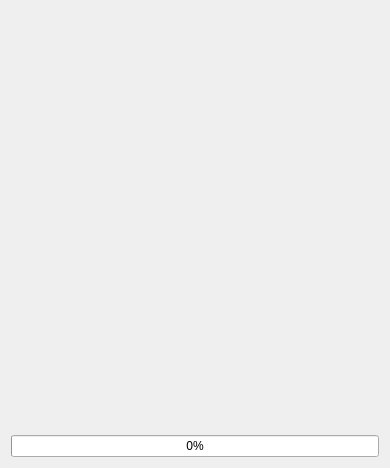
<?xml version="1.0" encoding="UTF-8"?>
<ui version="4.0">
 <class>LoadingDialog</class>
 <widget class="QDialog" name="LoadingDialog">
  <property name="geometry">
   <rect>
    <x>0</x>
    <y>0</y>
    <width>390</width>
    <height>468</height>
   </rect>
  </property>
  <property name="windowTitle">
   <string>Dialog</string>
  </property>
  <layout class="QGridLayout" name="gridLayout">
   <item row="0" column="0">
    <widget class="QLabel" name="label">
     <property name="styleSheet">
      <string notr="true">image: url(:/resources/resources/iotbroker_icon_big.png);</string>
     </property>
     <property name="text">
      <string/>
     </property>
    </widget>
   </item>
   <item row="1" column="0">
    <widget class="QLabel" name="label_2">
     <property name="minimumSize">
      <size>
       <width>0</width>
       <height>16</height>
      </size>
     </property>
     <property name="maximumSize">
      <size>
       <width>16777215</width>
       <height>16</height>
      </size>
     </property>
     <property name="styleSheet">
      <string notr="true">image: url(:/resources/resources/ic_loading_text.png);</string>
     </property>
     <property name="text">
      <string/>
     </property>
    </widget>
   </item>
   <item row="2" column="0">
    <widget class="QProgressBar" name="progressBar">
     <property name="value">
      <number>0</number>
     </property>
    </widget>
   </item>
  </layout>
 </widget>
 <resources/>
 <connections/>
</ui>
